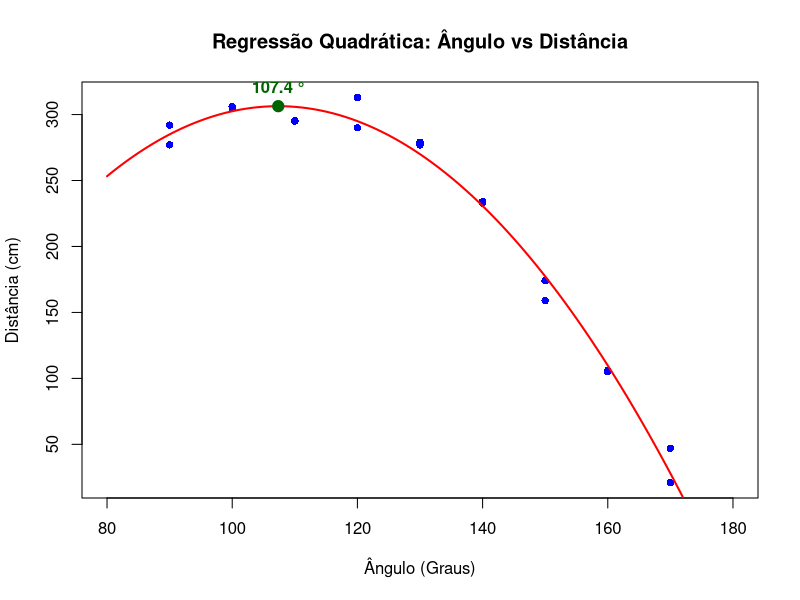

Recreate this plot in R.
## ---- chunk 1
# 1.  dados exatos
angulos     <- c(90, 90, 100, 100, 110, 110, 120, 120, 130, 130, 140, 140, 150, 150, 160, 160, 170, 170)
distancias  <- c(277, 292, 305, 306, 295.5, 295, 313, 290, 277, 279, 233, 234, 174, 159, 105, 106, 47, 21)

dados <- data.frame(Angulo = angulos, Distancia = distancias)

# 2. Ajustar o modelo de Regressão Polinomial (2º Grau)
# O I(Angulo^2) diz ao R para elevar o ângulo ao quadrado no modelo
modelo <- lm(Distancia ~ Angulo + I(Angulo^2), data = dados)

# Ver o resumo estatístico do modelo
summary(modelo)

# 3. Calcular matematicamente o ponto máximo (Vértice da Parábola)
# A fórmula do vértice é: Xv = -b / (2 * a)
b <- coef(modelo)[2] # Coeficiente do Angulo
a <- coef(modelo)[3] # Coeficiente do Angulo^2

angulo_maximo <- -b / (2 * a)
distancia_maxima_estimada <- predict(modelo, newdata = data.frame(Angulo = angulo_maximo))

# Exibir a resposta no console
cat("\n--- RESULTADO DA REGRESSÃO ---\n")
cat("O ângulo teórico para a maior distância é:", round(angulo_maximo, 2), "graus.\n")
cat("A distância máxima estimada para esse ângulo é:", round(distancia_maxima_estimada, 2), "cm.\n")

# 4. Plotar o gráfico com a curva de regressão
plot(dados$Angulo, dados$Distancia, 
     main = "Regressão Quadrática: Ângulo vs Distância",
     xlab = "Ângulo (Graus)", ylab = "Distância (cm)", 
     pch = 16, col = "blue", xlim = c(80, 180))

# Desenhar a linha do modelo
curve(coef(modelo)[1] + coef(modelo)[2]*x + coef(modelo)[3]*x^2, 
      add = TRUE, col = "red", lwd = 2)

# Marcar o ponto máximo no gráfico
points(angulo_maximo, distancia_maxima_estimada, col = "darkgreen", pch = 19, cex = 1.5)
text(angulo_maximo, distancia_maxima_estimada + 15, 
     labels = paste(round(angulo_maximo,1), "°"), col = "darkgreen", font = 2)
